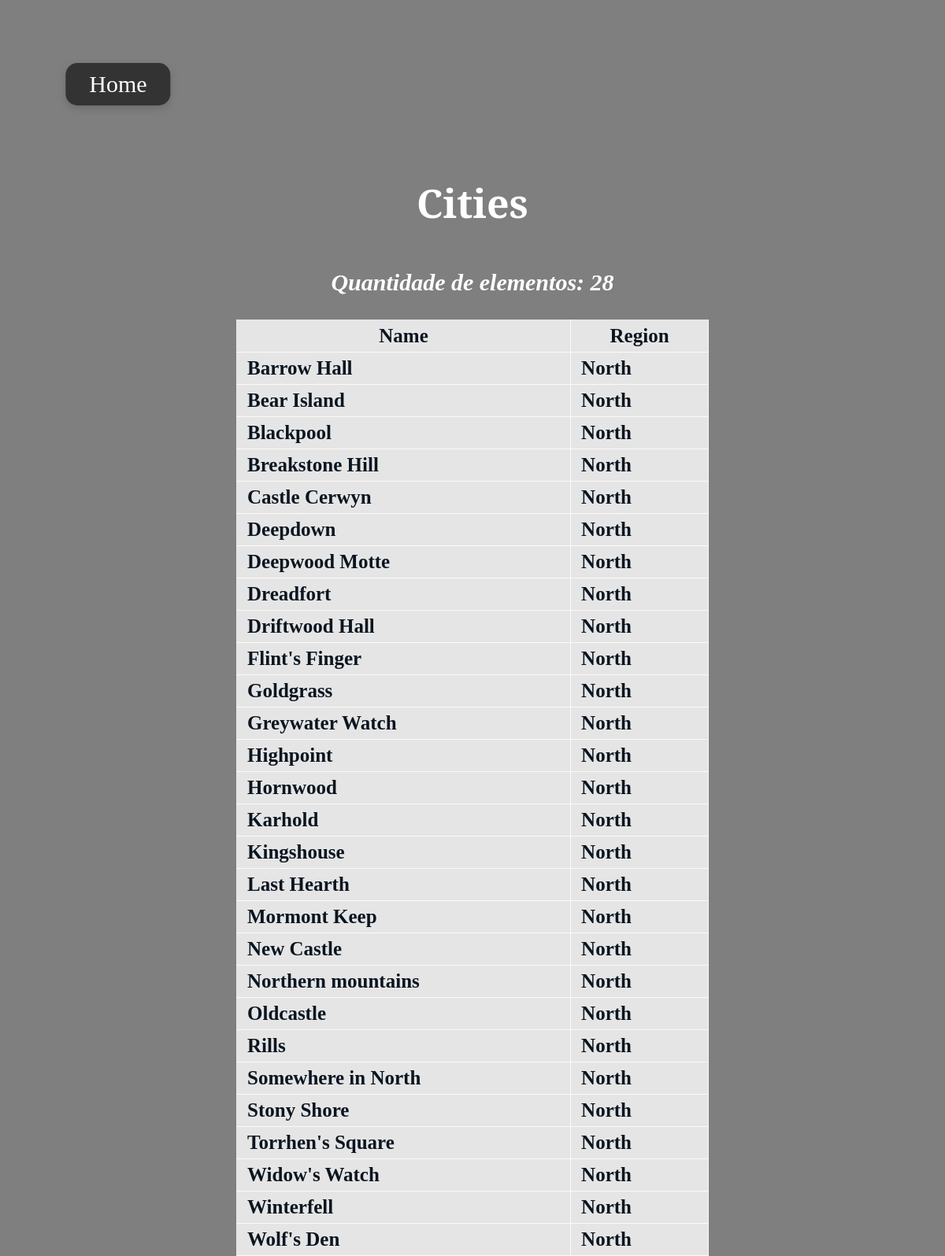
Screenshot of /regions/1/cities with the database file from the repository.
### tables this page shows
CREATE TABLE Cities (City TEXT, City_ID INTEGER PRIMARY KEY, Region_ID INTEGER REFERENCES Regions (Region_ID));

CREATE TABLE Regions (Region_ID INTEGER PRIMARY KEY, Region TEXT, Description TEXT, Rulled_by_House_ID REAL REFERENCES Houses (House_ID));

### app.py (the view)
@APP.route('/regions/<int:id>/cities')
def cities_by_region(id):
    cities = db.execute(
        '''
        SELECT city, region, city_id
        FROM cities NATURAL JOIN regions
        where region_ID = ?
        ORDER BY city
        ''', [id]).fetchall()
    qtd = db.execute(
        '''
        SELECT count(city_id) AS qtd
        FROM cities
        WHERE region_ID = ?
        ''', [id]).fetchone()
    return render_template('citiesbyregion.html', cities=cities, qtd=qtd)

### db.py (called while the page is built)
def execute(sql,args=None):
  global DB
  sql = re.sub('\s+',' ', sql)
  logging.info('SQL: {} Args: {}'.format(sql,args))
  return DB['cursor'].execute(sql, args) \
      if args != None else DB['cursor'].execute(sql)

### templates/citiesbyregion.html (shortened to what this page needs)
<!DOCTYPE html>
<html lang="pt-BR">
<head>
    <link rel="stylesheet" href="../../static/css/lists.css"/>
</head>
<body>
    <button onclick="window.location.href='/'" class="btn-home">
        Home
    </button>
    <center>
      <h1>Cities</h1>
      <p><i>Quantidade de elementos: {{qtd.qtd}}</i></p>
    </center>
    <table>
      <tr>
        <th>
          <b>Name</b>
        </th>
        <th>
          <b>Region</b>
        </th>
      </tr>
      {% for c in cities %}
      <tr>
        <td>
          <a href="/cities/{{ c.city_id }}">{{ c.city }}</a>
        </td>
        <td>
          {{ c.region }}
        </td>
      </tr>
      {% endfor %}
    </table>
</body>
</html>

### static/css/lists.css (style rules this page uses)
body { margin: 0; height: 100%; background-image: linear-gradient(rgba(0, 0, 0, 0.5), rgba(0, 0, 0, 0.5)), url('../map.jpg'); background-size: cover; background-position: center; background-attachment: fixed; color: white; justify-content: center; align-items: center; font-weight: bold; }
h1 { font-family: "Cinzel Decorative"; font-size: 50px; font-weight: bold; margin-top: 40px; justify-items: center; align-items: center; width: 50% !important; margin: 0 auto; margin-top: 70px; margin-bottom: 50px; }
p { font-size: 30px; }
a { font-size: 25px; color: inherit; text-decoration: none; transition: transform 0.3s ease; }
table { border-radius: 40px; align-items: center; width: 50% ; margin: auto; justify-content: center; font-size: 25px; color: #0a1520; padding: 0;border-collapse: collapse; }
table tr { border-top: 1px solid #cccccc; background-color: rgba(255, 255, 255, 0.80); margin: 0; padding: 0; }
table tr:nth-child(2n) { background-color: rgba(255, 255, 255, 0.80); }
table tr th { font-weight: bold; border: 1px solid rgba(255, 255, 255, 0.80); margin: 0; padding: 6px 13px; }
table tr td { border: 1px solid rgba(255, 255, 255, 0.80); margin: 0; padding: 6px 13px; }
table tr th :first-child, table tr td :first-child { margin-top: 0; }
table tr th :last-child, table tr td :last-child { margin-bottom: 0; }
.btn-home { font-family: 'Cinzel Decorative', serif; position: relative; top: 30px; left: 100px; margin: 50px; transform: translateX(-50%); padding: 10px 30px; font-size: 30px; border: none; background-color: #333; color: white; cursor: pointer; border-radius: 15px; transition: background-color 0.3s ease, transform 0.2s ease; box-shadow: 0 4px 10px rgba(86, 82, 82, 0.4); }

### rows the page displays
Cities: City "Barrow Hall", region "North"
Cities: City "Bear Island", region "North"
Cities: City "Blackpool", region "North"
Cities: City "Breakstone Hill", region "North"
Cities: City "Castle Cerwyn", region "North"
Cities: City "Deepdown", region "North"
Cities: City "Deepwood Motte", region "North"
Cities: City "Dreadfort", region "North"
Cities: City "Driftwood Hall", region "North"
Cities: City "Flint's Finger", region "North"
Cities: City "Goldgrass", region "North"
Cities: City "Greywater Watch", region "North"
Cities: City "Highpoint", region "North"
Cities: City "Hornwood", region "North"
Cities: City "Karhold", region "North"
Cities: City "Kingshouse", region "North"
Cities: City "Last Hearth", region "North"
Cities: City "Mormont Keep", region "North"
Cities: City "New Castle", region "North"
Cities: City "Northern mountains", region "North"
Cities: City "Oldcastle", region "North"
Cities: City "Rills", region "North"
Cities: City "Somewhere in North", region "North"
Cities: City "Stony Shore", region "North"
Cities: City "Torrhen's Square", region "North"
Cities: City "Widow's Watch", region "North"
Cities: City "Winterfell", region "North"
Cities: City "Wolf's Den", region "North"

### other values shown
{{ qtd.qtd }} "28"
